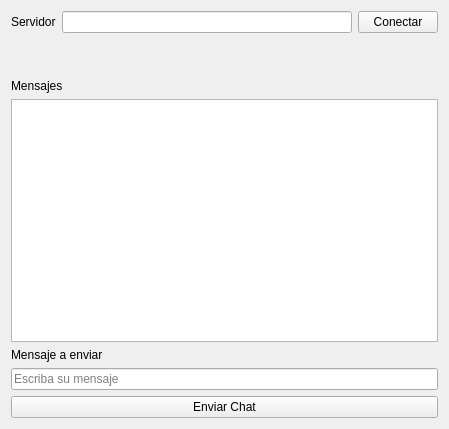
<?xml version="1.0" encoding="UTF-8"?>
<ui version="4.0">
 <class>WidgetMain</class>
 <widget class="QWidget" name="WidgetMain">
  <property name="geometry">
   <rect>
    <x>0</x>
    <y>0</y>
    <width>449</width>
    <height>429</height>
   </rect>
  </property>
  <property name="windowTitle">
   <string>Cliente TCP</string>
  </property>
  <layout class="QVBoxLayout" name="verticalLayout">
   <item>
    <layout class="QHBoxLayout" name="horizontalLayout_3">
     <item>
      <widget class="QLabel" name="label_4">
       <property name="text">
        <string>Servidor</string>
       </property>
      </widget>
     </item>
     <item>
      <widget class="QLineEdit" name="lineEditServer"/>
     </item>
     <item>
      <widget class="QPushButton" name="btnConectarChat">
       <property name="text">
        <string>Conectar</string>
       </property>
      </widget>
     </item>
    </layout>
   </item>
   <item>
    <spacer name="verticalSpacer_3">
     <property name="orientation">
      <enum>Qt::Vertical</enum>
     </property>
     <property name="sizeType">
      <enum>QSizePolicy::Minimum</enum>
     </property>
     <property name="sizeHint" stdset="0">
      <size>
       <width>20</width>
       <height>40</height>
      </size>
     </property>
    </spacer>
   </item>
   <item>
    <widget class="QLabel" name="label_2">
     <property name="text">
      <string>Mensajes</string>
     </property>
    </widget>
   </item>
   <item>
    <widget class="QPlainTextEdit" name="plainTextEditChat"/>
   </item>
   <item>
    <widget class="QLabel" name="label_3">
     <property name="text">
      <string>Mensaje a enviar</string>
     </property>
    </widget>
   </item>
   <item>
    <widget class="QLineEdit" name="lineEdit">
     <property name="placeholderText">
      <string>Escriba su mensaje</string>
     </property>
    </widget>
   </item>
   <item>
    <widget class="QPushButton" name="btnEnviarChat">
     <property name="text">
      <string>Enviar Chat</string>
     </property>
    </widget>
   </item>
  </layout>
 </widget>
 <layoutdefault spacing="6" margin="11"/>
 <resources/>
 <connections/>
</ui>
